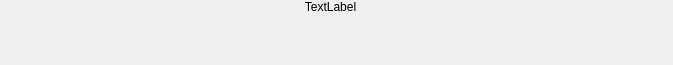
<?xml version="1.0" encoding="UTF-8"?>
<ui version="4.0">
 <class>ReportBand</class>
 <widget class="QWidget" name="ReportBand">
  <property name="geometry">
   <rect>
    <x>0</x>
    <y>0</y>
    <width>673</width>
    <height>65</height>
   </rect>
  </property>
  <property name="contextMenuPolicy">
   <enum>Qt::ActionsContextMenu</enum>
  </property>
  <property name="windowTitle">
   <string notr="true">Form</string>
  </property>
  <layout class="QVBoxLayout" name="verticalLayout">
   <property name="spacing">
    <number>0</number>
   </property>
   <property name="leftMargin">
    <number>0</number>
   </property>
   <property name="topMargin">
    <number>0</number>
   </property>
   <property name="rightMargin">
    <number>0</number>
   </property>
   <property name="bottomMargin">
    <number>0</number>
   </property>
   <item>
    <widget class="QFrame" name="frame">
     <property name="sizePolicy">
      <sizepolicy hsizetype="Preferred" vsizetype="Fixed">
       <horstretch>0</horstretch>
       <verstretch>0</verstretch>
      </sizepolicy>
     </property>
     <property name="frameShape">
      <enum>QFrame::NoFrame</enum>
     </property>
     <property name="frameShadow">
      <enum>QFrame::Plain</enum>
     </property>
     <property name="lineWidth">
      <number>0</number>
     </property>
     <layout class="QHBoxLayout" name="horizontalLayout">
      <property name="spacing">
       <number>0</number>
      </property>
      <property name="leftMargin">
       <number>0</number>
      </property>
      <property name="topMargin">
       <number>0</number>
      </property>
      <property name="rightMargin">
       <number>0</number>
      </property>
      <property name="bottomMargin">
       <number>0</number>
      </property>
      <item>
       <widget class="QLabelEx" name="lblBandType">
        <property name="sizePolicy">
         <sizepolicy hsizetype="Preferred" vsizetype="Fixed">
          <horstretch>0</horstretch>
          <verstretch>0</verstretch>
         </sizepolicy>
        </property>
        <property name="autoFillBackground">
         <bool>false</bool>
        </property>
        <property name="styleSheet">
         <string notr="true"/>
        </property>
        <property name="frameShape">
         <enum>QFrame::NoFrame</enum>
        </property>
        <property name="lineWidth">
         <number>0</number>
        </property>
        <property name="text">
         <string notr="true">TextLabel</string>
        </property>
        <property name="alignment">
         <set>Qt::AlignCenter</set>
        </property>
       </widget>
      </item>
      <item>
       <widget class="QLabel" name="lblIcon">
        <property name="sizePolicy">
         <sizepolicy hsizetype="Fixed" vsizetype="Preferred">
          <horstretch>0</horstretch>
          <verstretch>0</verstretch>
         </sizepolicy>
        </property>
        <property name="lineWidth">
         <number>0</number>
        </property>
        <property name="text">
         <string/>
        </property>
       </widget>
      </item>
      <item>
       <spacer name="horizontalSpacer">
        <property name="orientation">
         <enum>Qt::Horizontal</enum>
        </property>
        <property name="sizeType">
         <enum>QSizePolicy::Fixed</enum>
        </property>
        <property name="sizeHint" stdset="0">
         <size>
          <width>5</width>
          <height>5</height>
         </size>
        </property>
       </spacer>
      </item>
     </layout>
    </widget>
   </item>
   <item>
    <widget class="QWidget" name="conWidget" native="true">
     <property name="acceptDrops">
      <bool>true</bool>
     </property>
     <property name="autoFillBackground">
      <bool>false</bool>
     </property>
     <property name="styleSheet">
      <string notr="true"/>
     </property>
    </widget>
   </item>
  </layout>
 </widget>
 <customwidgets>
  <customwidget>
   <class>QLabelEx</class>
   <extends>QLabel</extends>
   <header>../CommonFiles/qlabelex.h</header>
  </customwidget>
 </customwidgets>
 <resources/>
 <connections/>
</ui>
